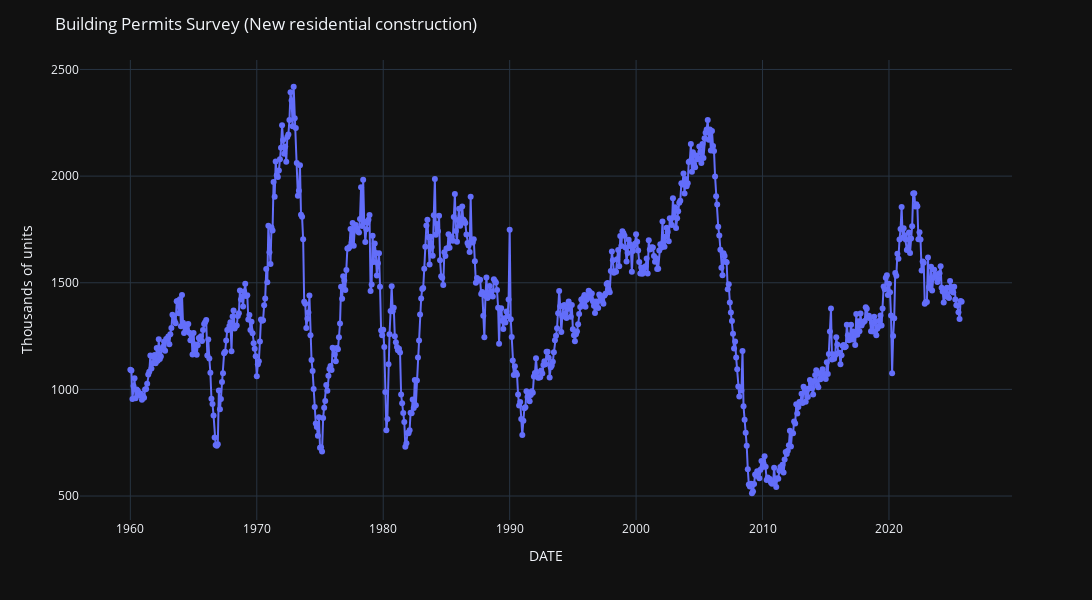

Notebook code cell kept with this figure:
### Markdown cell above
- **Data plot**

### Code cell
fig = px.line(
    BPS_df,
    x=BPS_df.index,
    y="BPS",
    markers=True
)

fig.update_layout(
    title=dict(text='Building Permits Survey (New residential construction)'),
    width=1500,
    height=600,
    yaxis=dict(title="Thousands of units"),
    hovermode="x unified",
    template="plotly_dark"
)

fig.show()

### Figure 1 — Plotly figure (JSON) as saved in the notebook; plotly's stock layout.template omitted (floating-point values rounded to 4 significant figures; data arrays with more than 128 entries replaced by an {"elided": "..."} marker saying what was removed)
{"data": [{"hovertemplate": "DATE=%{x}<br>BPS=%{y}<extra></extra>", "legendgroup": "", "line": {"color": "#636efa", "dash": "solid"}, "marker": {"symbol": "circle"}, "mode": "lines+markers", "name": "", "orientation": "v", "showlegend": false, "type": "scatter", "x": {"elided": "790 str values"}, "xaxis": "x", "y": {"elided": "790 int values"}, "yaxis": "y"}], "layout": {"height": 600, "hovermode": "x unified", "legend": {"tracegroupgap": 0}, "margin": {"t": 60}, "title": {"text": "Building Permits Survey (New residential construction)"}, "width": 1500, "xaxis": {"anchor": "y", "domain": [0, 1], "title": {"text": "DATE"}}, "yaxis": {"anchor": "x", "domain": [0, 1], "title": {"text": "Thousands of units"}}}}
